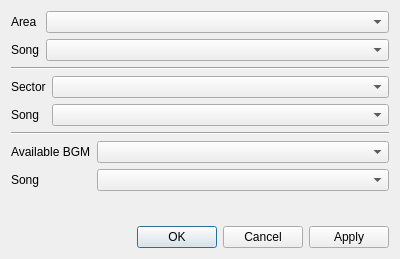
<?xml version="1.0" encoding="UTF-8"?>
<ui version="4.0">
 <class>MusicEditor</class>
 <widget class="QDialog" name="MusicEditor">
  <property name="geometry">
   <rect>
    <x>0</x>
    <y>0</y>
    <width>400</width>
    <height>259</height>
   </rect>
  </property>
  <property name="windowTitle">
   <string>Music Editor</string>
  </property>
  <layout class="QVBoxLayout" name="verticalLayout">
   <item>
    <layout class="QFormLayout" name="formLayout_2">
     <item row="0" column="0">
      <widget class="QLabel" name="label_6">
       <property name="text">
        <string>Area</string>
       </property>
      </widget>
     </item>
     <item row="1" column="0">
      <widget class="QLabel" name="label_7">
       <property name="text">
        <string>Song</string>
       </property>
      </widget>
     </item>
     <item row="0" column="1">
      <widget class="QComboBox" name="area_index"/>
     </item>
     <item row="1" column="1">
      <widget class="QComboBox" name="song_for_area"/>
     </item>
    </layout>
   </item>
   <item>
    <widget class="Line" name="line">
     <property name="orientation">
      <enum>Qt::Horizontal</enum>
     </property>
    </widget>
   </item>
   <item>
    <layout class="QFormLayout" name="formLayout">
     <property name="fieldGrowthPolicy">
      <enum>QFormLayout::AllNonFixedFieldsGrow</enum>
     </property>
     <item row="0" column="0">
      <widget class="QLabel" name="label">
       <property name="text">
        <string>Sector</string>
       </property>
      </widget>
     </item>
     <item row="0" column="1">
      <widget class="QComboBox" name="sector_index"/>
     </item>
     <item row="1" column="0">
      <widget class="QLabel" name="label_2">
       <property name="text">
        <string>Song</string>
       </property>
      </widget>
     </item>
     <item row="1" column="1">
      <widget class="QComboBox" name="song_for_sector"/>
     </item>
    </layout>
   </item>
   <item>
    <widget class="QWidget" name="bgm_container" native="true">
     <layout class="QVBoxLayout" name="bgm_layout">
      <property name="margin">
       <number>0</number>
      </property>
      <item>
       <widget class="Line" name="line_2">
        <property name="orientation">
         <enum>Qt::Horizontal</enum>
        </property>
       </widget>
      </item>
      <item>
       <layout class="QFormLayout" name="formLayout_3">
        <property name="fieldGrowthPolicy">
         <enum>QFormLayout::AllNonFixedFieldsGrow</enum>
        </property>
        <item row="0" column="0">
         <widget class="QLabel" name="label_3">
          <property name="text">
           <string>Available BGM</string>
          </property>
         </widget>
        </item>
        <item row="0" column="1">
         <widget class="QComboBox" name="bgm_index"/>
        </item>
        <item row="1" column="0">
         <widget class="QLabel" name="label_4">
          <property name="text">
           <string>Song</string>
          </property>
         </widget>
        </item>
        <item row="1" column="1">
         <widget class="QComboBox" name="song_for_bgm_index"/>
        </item>
       </layout>
      </item>
     </layout>
    </widget>
   </item>
   <item>
    <spacer name="verticalSpacer">
     <property name="orientation">
      <enum>Qt::Vertical</enum>
     </property>
     <property name="sizeHint" stdset="0">
      <size>
       <width>20</width>
       <height>40</height>
      </size>
     </property>
    </spacer>
   </item>
   <item>
    <widget class="QDialogButtonBox" name="buttonBox">
     <property name="standardButtons">
      <set>QDialogButtonBox::Apply|QDialogButtonBox::Cancel|QDialogButtonBox::Ok</set>
     </property>
    </widget>
   </item>
  </layout>
 </widget>
 <resources/>
 <connections/>
</ui>
